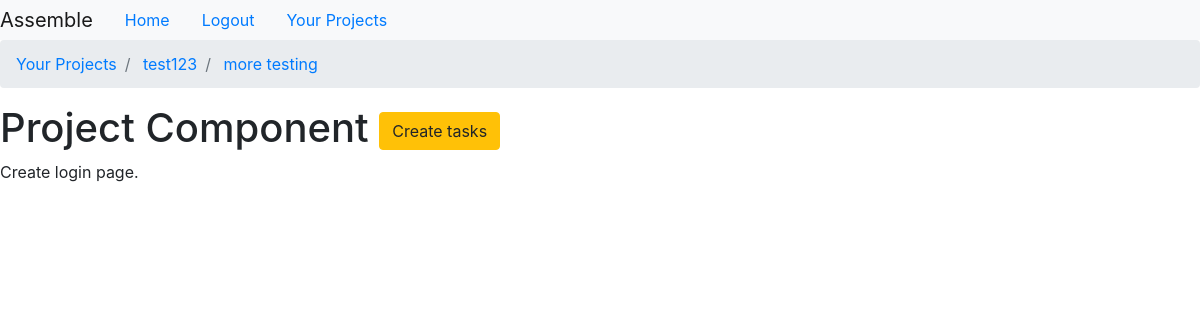
Screenshot of /home/project-component-detail/more-testing/ (signed in) with the database file from the repository.
### assemble/models.py (models this page shows, shortened)
class ProjectComponent(models.Model):
    name = models.CharField(max_length=100)
    description = models.TextField(max_length=300)
    completed = models.BooleanField(default=False)
    slug = models.SlugField(max_length=100,unique=True,blank=True,null=True)
    project = models.ForeignKey(Project,on_delete=models.CASCADE)

class Project(models.Model):
    name = models.CharField(max_length=60)
    description = models.TextField(max_length=400)
    user = models.ManyToManyField(User)
    slug = models.SlugField(max_length=100,unique=True,blank=True,null=True)
    completed = models.BooleanField(default=False)

class ComponentTask(models.Model):
    name = models.CharField(max_length=100)
    completed=models.BooleanField(default=False)
    slug= models.SlugField(max_length=100,unique=True,blank=True,null=True)
    project_component = models.ForeignKey(ProjectComponent,on_delete=models.CASCADE)

### assemble/views.py (the view)
# urls.py: path('project-component-detail/<project_component_slug>/',project_component_detail_view,name="project-component-detail"),
@login_required
def project_component_detail_view(request,project_component_slug):
    component = ProjectComponent.objects.get(slug=project_component_slug)
    component_tasks = ComponentTask.objects.filter(project_component__slug=project_component_slug)
    context = {
        'component_tasks':component_tasks,
        'component':component,
    }
    return render(request,'assemble/project_component.html',context)

### templates/assemble/project_component.html
{% extends 'assemble/base.html' %}
{% block breadcrumb %}
    <li class="breadcrumb-item">
        <a href="{% url 'project-list' %}">
            Your Projects
        </a>
    </li>
    <li class="breadcrumb-item">
        <a href="{% url 'project-detail' component.project.slug %}"> {{ component.project.name }} </a>
    </li>
    <li class="breadcrumb-item">
        <a href="{% url 'project-component-detail' component.slug %}"> {{ component.name }} </a>
    </li>
{% endblock breadcrumb %}
{% block content %}
<h1>Project Component <a class="btn btn-warning" href="{% url 'create-task' component.slug %}">Create tasks</a></h1>
{% for task in component_tasks %}
    <p>{{ task.name }}</p>
{% endfor %}
{% endblock content %}

### rows the page displays
ProjectComponent: project.name "test123", name "more testing"
ComponentTask: name "Create login page."
